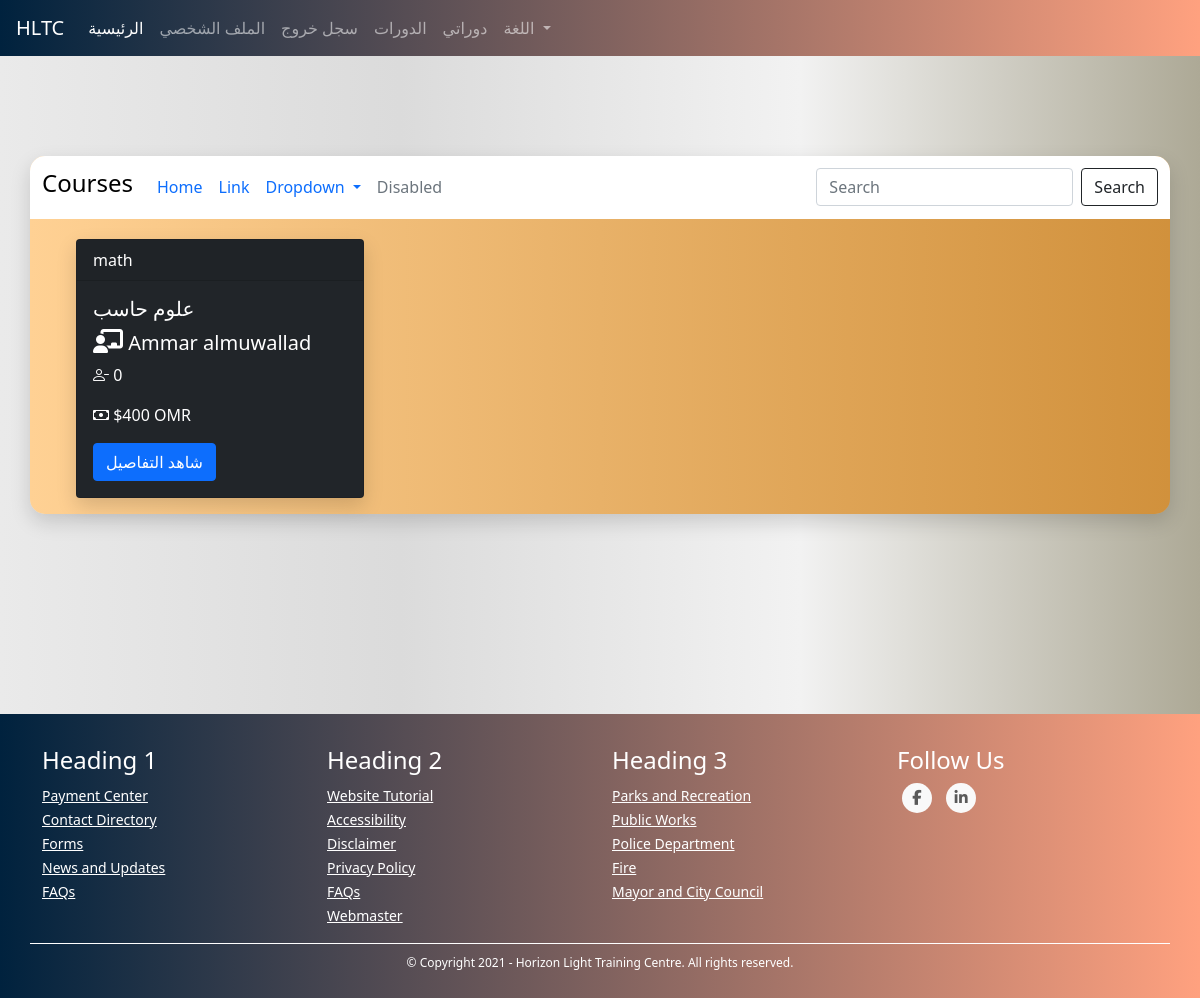
Screenshot of /students/courses/my-courses (signed in) with the database file from the repository.
### TUTOR/models.py (models this page shows, shortened)
class CourseModel(db.Model):
    id = db.Column(db.Integer, primary_key=True)
    name = db.Column(db.String(130), nullable=False)
    description = db.Column(db.String(1000), nullable=False)
    subject = db.Column(db.String(), nullable=False)
    price = db.Column(db.Integer, nullable=False)
    min_students = db.Column(db.Integer, nullable=False)
    max_students = db.Column(db.Integer, nullable=False)
    currency = db.Column(db.String(3), nullable=False)
    began = db.Column(db.Boolean, nullable=False, default=False)
    ended = db.Column(db.Boolean, nullable=False, default=False)
    course_type = db.Column(db.Integer, nullable=False) # 1 for start when min number # 2 for start with min and date
    _period = db.Column(db.Integer, nullable=True) # days
    _start_date = db.Column(db.DateTime, nullable=True)
    _end_date = db.Column(db.DateTime, nullable=True)
    links = db.Column(db.String(), nullable=False) # {"zoom": "link", ....}
    weekly_time_table_json  = db.Column(db.String(1000), nullable=False) # {"saturday": {"from": ..., "to": ...}, ...}
    _state = db.Column(db.String(), nullable=False, default=json.dumps({"state_code": 1, "state_string": "لم تبدأ بعد", "allowed_actions": ["join", "view", "start", "cancel"]})) # {"state_code": 2, "state_string": "قائم", "allowed_actions": ["view", "end"]} {"state_code": 3, "state_string": "انتهى", "allowed_actions": ["delete"]} {"state_code": 4, "state_string": "ملغي", "allowed_actions": ["delete"]}
    number_of_students_paid = db.Column(db.Integer, nullable=False, default=0)
    have_sent_first_payment_emails = db.Column(db.Boolean, nullable=False, default=False)
    created_by_admin = db.Column(db.Boolean, nullable=False)
    creation_date = db.Column(db.DateTime, nullable=False, default=datetime.utcnow)
    payment_model = db.relationship('PaymentModel', backref='course', uselist=False)
    tutor_data_model_id = db.Column(db.Integer, db.ForeignKey('tutor_data_model.id'),
        nullable=False)
    @property
    def number_of_participants(self):
        return len(self.students)
    @property
    def empty_seats(self):
        return self.max_students - self.number_of_participants
    def start(self):
        self.began = True
        self.state = json.dumps({"state_code": 2, "state_string": "قائم", "allowed_actions": ["view", "end"]})
        if self.course_type == 1:
            now = datetime.date(datetime.utcnow())
            self._start_date = now
            self._end_date = now + timedelta(days=self.period)
        db.session.commit()
        for sdm in self.students: # the paymetn is when a student joins not when the course begins bcz the course wont begin if students didn't pay
            send_student_pay_for_course_email(sdm.user, self)
        send_tutor_course_start_email(self.tutor.user, self)
        return True
    def end(self):
        self.ended = True
        self.state = json.dumps({"state_code": 3, "state_string": "انتهى", "allowed_actions": ["delete"]})
        db.session.commit()
        for sdm in self.students:
            send_student_course_start_email(sdm.user, self)
        send_tutor_course_ended_email(self.tutor.user, self)
        return True
    def cancel(self):
        self.state = json.dumps({"state_code": 4, "state_string": "ملغي", "allowed_actions": ["delete"]})
        self.payment_model.refund_all()

class UserModel(db.Model, UserMixin):
    id = db.Column(db.Integer, primary_key=True)
    first_name = db.Column(db.String(128), nullable=False)
    last_name = db.Column(db.String(128), nullable=False)
    username = db.Column(db.String(20), unique=True, nullable=False)
    email = db.Column(db.String(256), unique=True, nullable=False)
    password = db.Column(db.String(255), nullable=False)
    user_type = db.Column(db.String(30), nullable=False)
    _gender = db.Column(db.Boolean, nullable=False, default=True)
    email_confirmation_code = db.Column(db.String(5), nullable=True)
    is_confirmed = db.Column(db.Boolean, nullable=False, default=False)
    creation_date = db.Column(db.DateTime, nullable=False, default=datetime.utcnow)
    admin_data_model = db.relationship('AdminDataModel', backref='user', uselist=False)
    tutor_data_model = db.relationship('TutorDataModel', backref='user', uselist=False)
    student_data_model = db.relationship('StudentDataModel', backref='user', uselist=False)
    @property
    def full_name(self):
        return self.first_name + " " + self.last_name

### TUTOR/STUDENTS/routes.py (the view)
@students_blueprint.route("/students/courses/my-courses", methods=["GET"])
@login_required(["student"])
def my_courses():
    courses = current_user.student_data_model.courses
    return render_template('students/my_courses.html', courses=courses)

### TUTOR/STUDENTS/routes.py (called while the page is built)
@students_blueprint.context_processor
def utility_processor():
    return dict(get_language_text=LngObj.get_language_text, get_current_page_language_list=LngObj.get_current_page_language_list, languages=LANGUAGES, admin_types=ADMIN_TYPES, settings=SiteSettingsModel.instance())

### TUTOR/models.py (called while the page is built)
@login_manager.user_loader
def load_user(user_id):
    return UserModel.query.get(int(user_id))

    @classmethod
    def instance(cls):
        return cls.query.get(1)

### TUTOR/utils/utils.py (called while the page is built)
def login_required(roles=[]):
	def wrapper(fn):
		@wraps(fn)
		def decorated_view(*args, **kwargs):
			if request.method in EXEMPT_METHODS:
				return fn(*args, **kwargs)
			elif current_app.login_manager._login_disabled:
				return fn(*args, **kwargs)
			elif not current_user.is_authenticated:
				return current_app.login_manager.unauthorized()
			role = current_user.user_type
			if ( (role not in roles) and (roles != []) ):
				return current_app.login_manager.unauthorized()
			return fn(*args, **kwargs)
		return decorated_view
	return wrapper

### TUTOR/templates/students/my_courses.html (shortened to what this page needs)
{% extends "template.html" %}
{% block content %}
    <link rel="stylesheet" href="{{ url_for('static', filename='css/students/my-courses.css') }}">
    <div class="container my-cont">
        <div class="row justify-content-center my-row filter-row">
            <nav class="navbar navbar-expand-lg my-courses-nav">
                <a class="navbar-brand"><h4>Courses</h4></a>
                  <div class="collapse navbar-collapse" id="navbarSupportedContent">
                    <ul class="navbar-nav mr-auto">
                      <li class="nav-item active">
                        <a class="nav-link" href="#">Home <span class="sr-only">(current)</span></a>
                      </li>
                      <li class="nav-item">
                        <a class="nav-link" href="#">Link</a>
                      </li>
                      <li class="nav-item dropdown">
                        <a class="nav-link dropdown-toggle" href="#" id="navbarDropdown" role="button" data-toggle="dropdown" aria-haspopup="true" aria-expanded="false">
                          Dropdown
                        </a>
                      </li>
                      <li class="nav-item">
                        <a class="nav-link disabled" href="#">Disabled</a>
                      </li>
                    </ul>
                    <form class="form-inline my-2 my-lg-0">
                      <input class="form-control mr-sm-2" type="search" placeholder="Search" aria-label="Search">
                      <button class="btn btn-outline-dark my-2 my-sm-0" type="submit">Search</button>
                    </form>
                  </div>
            </nav>
        </div>
        <div class="row my-row">
            {% for course in courses %}
                <div class="col-sm-4 my-col content-col">
                    <div class="card text-white bg-dark mb-3 my-card" style="max-width: 18rem;">
                        <div class="card-header">{{ course.subject }}</div>
                            <div class="card-body">
                                <h5 class="card-title">{{ course.name }}</h5>
                                <h5 class="card-title"><i class='fas fa-chalkboard-teacher' style='font-size:24px'></i> {{ course.tutor.user.full_name }}</h5>
                                <p class="card-text"><i class="bi bi-person-dash"></i> {{ course.empty_seats }}</p>
                                  <p class="card-text"><i class="bi bi-cash"></i> ${{ course.price }} {{ course.currency }}</p>
                                  <a href="{{ url_for('courses_blueprint.course', course_id=course.id) }}" class="btn btn-primary">شاهد التفاصيل</a>
                        </div>
                    </div>
                </div>
            {% endfor %}
        </div>
    </div>
{% endblock %}

### TUTOR/static/css/global.css (style rules this page uses)
body { background: #ADA996; background: -webkit-linear-gradient(to right, #EAEAEA, #DBDBDB, #F2F2F2, #ADA996); background: linear-gradient(to right, #EAEAEA, #DBDBDB, #F2F2F2, #ADA996); }

### TUTOR/static/css/students/my-courses.css (style rules this page uses)
.my-courses-nav { border-top-right-radius: 15px; border-top-left-radius: 15px; background-color: white; color: black; }
.my-cont { border-radius: 15px; background: #D1913C; background: -webkit-linear-gradient(to right, #FFD194, #D1913C); background: linear-gradient(to right, #FFD194, #D1913C); -webkit-box-shadow: 0px 8px 20px 0px rgba(0, 0, 0, 0.15); -moz-box-shadow: 0px 8px 20px 0px rgba(0, 0, 0, 0.15); box-shadow: 0px 8px 20px 0px rgba(0, 0, 0, 0.15); margin-top: 100px; margin-bottom: 200px; }
.filter-row { border-radius: 15px; color: black; margin-bottom: 20px; }
.my-card { margin-left: auto; margin-right: auto; -webkit-box-shadow: 0px 8px 20px 0px rgba(0, 0, 0, 0.15); -moz-box-shadow: 0px 8px 20px 0px rgba(0, 0, 0, 0.15); box-shadow: 0px 8px 20px 0px rgba(0, 0, 0, 0.15); }
.content-col { padding: 0; }

### rows the page displays
CourseModel: subject "math", name "علوم حاسب", tutor.user.full_name "Ammar almuwallad", empty_seats "0", price "400", currency "OMR"
